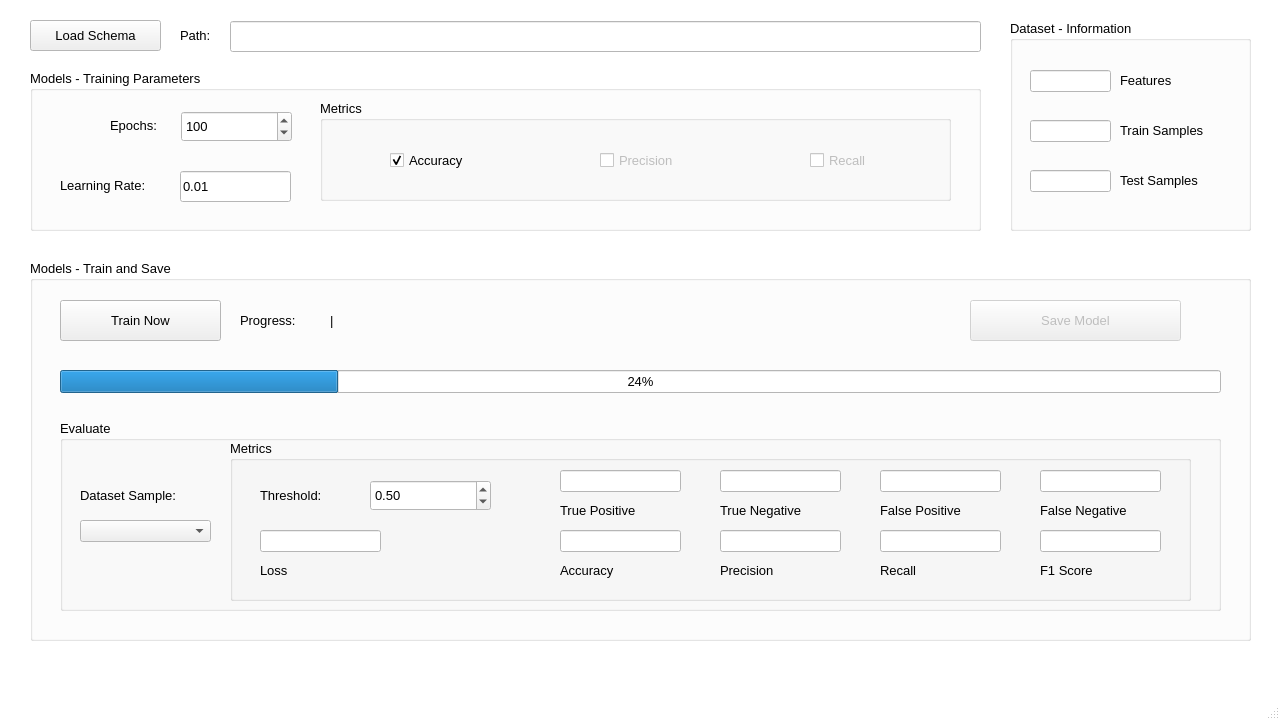
<?xml version="1.0" encoding="UTF-8"?>
<ui version="4.0">
 <class>ModelsWindow</class>
 <widget class="QMainWindow" name="RiskModelsWindow">
  <property name="geometry">
   <rect>
    <x>0</x>
    <y>0</y>
    <width>1280</width>
    <height>720</height>
   </rect>
  </property>
  <property name="minimumSize">
   <size>
    <width>1280</width>
    <height>720</height>
   </size>
  </property>
  <property name="maximumSize">
   <size>
    <width>1280</width>
    <height>720</height>
   </size>
  </property>
  <property name="palette">
   <palette>
    <active>
     <colorrole role="Base">
      <brush brushstyle="SolidPattern">
       <color alpha="255">
        <red>255</red>
        <green>255</green>
        <blue>255</blue>
       </color>
      </brush>
     </colorrole>
     <colorrole role="Window">
      <brush brushstyle="SolidPattern">
       <color alpha="255">
        <red>255</red>
        <green>255</green>
        <blue>255</blue>
       </color>
      </brush>
     </colorrole>
    </active>
    <inactive>
     <colorrole role="Base">
      <brush brushstyle="SolidPattern">
       <color alpha="255">
        <red>255</red>
        <green>255</green>
        <blue>255</blue>
       </color>
      </brush>
     </colorrole>
     <colorrole role="Window">
      <brush brushstyle="SolidPattern">
       <color alpha="255">
        <red>255</red>
        <green>255</green>
        <blue>255</blue>
       </color>
      </brush>
     </colorrole>
    </inactive>
    <disabled>
     <colorrole role="Base">
      <brush brushstyle="SolidPattern">
       <color alpha="255">
        <red>255</red>
        <green>255</green>
        <blue>255</blue>
       </color>
      </brush>
     </colorrole>
     <colorrole role="Window">
      <brush brushstyle="SolidPattern">
       <color alpha="255">
        <red>255</red>
        <green>255</green>
        <blue>255</blue>
       </color>
      </brush>
     </colorrole>
    </disabled>
   </palette>
  </property>
  <property name="font">
   <font>
    <pointsize>10</pointsize>
   </font>
  </property>
  <property name="windowTitle">
   <string>Models | Vinci ML Tool</string>
  </property>
  <property name="windowIcon">
   <iconset>
    <normalon>../res/ML4CYBER_Logo.png</normalon>
   </iconset>
  </property>
  <widget class="QPushButton" name="btn_LoadSchema">	
    <property name="geometry">	
     <rect>	
      <x>30</x>	
      <y>20</y>	
      <width>131</width>	
      <height>31</height>	
     </rect>	
    </property>	
    <property name="font">	
     <font>	
      <pointsize>10</pointsize>	
     </font>	
    </property>	
    <property name="text">	
     <string>Load Schema</string>	
    </property>	
   </widget>	
   <widget class="QLabel" name="label">	
    <property name="geometry">	
     <rect>	
      <x>180</x>	
      <y>20</y>	
      <width>51</width>	
      <height>31</height>	
     </rect>	
    </property>	
    <property name="font">	
     <font>	
      <pointsize>10</pointsize>	
     </font>	
    </property>	
    <property name="text">	
     <string>Path:</string>	
    </property>	
   </widget>	
   <widget class="QLineEdit" name="txtB_DatasetPath">	
    <property name="enabled">	
     <bool>true</bool>	
    </property>	
    <property name="geometry">	
     <rect>	
      <x>230</x>	
      <y>21</y>	
      <width>751</width>	
      <height>31</height>	
     </rect>	
    </property>	
    <property name="readOnly">	
     <bool>true</bool>	
    </property>	
   </widget>	
   <widget class="QGroupBox" name="groupBox">	
    <property name="geometry">	
     <rect>	
      <x>30</x>	
      <y>70</y>	
      <width>951</width>	
      <height>161</height>	
     </rect>	
    </property>	
    <property name="title">	
     <string>Models - Training Parameters</string>	
    </property>	
    <widget class="QLabel" name="label_2">	
     <property name="geometry">	
      <rect>	
       <x>80</x>	
       <y>40</y>	
       <width>61</width>	
       <height>31</height>	
      </rect>	
     </property>	
     <property name="text">	
      <string>Epochs:</string>	
     </property>	
    </widget>	
    <widget class="QLabel" name="label_4">	
     <property name="geometry">	
      <rect>	
       <x>30</x>	
       <y>100</y>	
       <width>111</width>	
       <height>31</height>	
      </rect>	
     </property>	
     <property name="font">	
      <font>	
       <pointsize>10</pointsize>	
      </font>	
     </property>	
     <property name="text">	
      <string>Learning Rate:</string>	
     </property>	
    </widget>	
    <widget class="QSpinBox" name="sBox_Epochs">	
     <property name="geometry">	
      <rect>	
       <x>151</x>	
       <y>41</y>	
       <width>111</width>	
       <height>31</height>	
      </rect>	
     </property>	
     <property name="maximum">	
      <number>10000000</number>	
     </property>	
     <property name="value">	
      <number>100</number>	
     </property>	
    </widget>	
    <widget class="QLineEdit" name="txtB_LearningRate">	
     <property name="geometry">	
      <rect>	
       <x>150</x>	
       <y>101</y>	
       <width>111</width>	
       <height>31</height>	
      </rect>	
     </property>	
     <property name="text">	
      <string>0.01</string>	
     </property>	
    </widget>	
    <widget class="QGroupBox" name="groupBox_4">	
     <property name="geometry">	
      <rect>	
       <x>290</x>	
       <y>30</y>	
       <width>631</width>	
       <height>101</height>	
      </rect>	
     </property>	
     <property name="title">	
      <string>Metrics</string>	
     </property>	
     <widget class="QCheckBox" name="cBox_MetricsAccuracy">	
      <property name="geometry">	
       <rect>	
        <x>70</x>	
        <y>50</y>	
        <width>101</width>	
        <height>20</height>	
       </rect>	
      </property>	
      <property name="text">	
       <string>Accuracy</string>	
      </property>	
      <property name="checked">	
       <bool>true</bool>	
      </property>	
     </widget>	
     <widget class="QCheckBox" name="cBox_MetricsPrecision">	
      <property name="enabled">	
       <bool>false</bool>	
      </property>	
      <property name="geometry">	
       <rect>	
        <x>280</x>	
        <y>50</y>	
        <width>101</width>	
        <height>20</height>	
       </rect>	
      </property>	
      <property name="text">	
       <string>Precision</string>	
      </property>	
     </widget>	
     <widget class="QCheckBox" name="cBox_MetricsRecall">	
      <property name="enabled">	
       <bool>false</bool>	
      </property>	
      <property name="geometry">	
       <rect>	
        <x>490</x>	
        <y>50</y>	
        <width>101</width>	
        <height>20</height>	
       </rect>	
      </property>	
      <property name="text">	
       <string>Recall</string>	
      </property>	
     </widget>	
    </widget>	
   </widget>	
   <widget class="QGroupBox" name="groupBox_3">	
    <property name="geometry">	
     <rect>	
      <x>1010</x>	
      <y>20</y>	
      <width>241</width>	
      <height>211</height>	
     </rect>	
    </property>	
    <property name="title">	
     <string>Dataset - Information</string>	
    </property>		
    <widget class="QLineEdit" name="txtB_InfoTestSamples">	
     <property name="enabled">	
      <bool>true</bool>	
     </property>	
     <property name="geometry">	
      <rect>	
       <x>20</x>	
       <y>150</y>	
       <width>81</width>	
       <height>22</height>	
      </rect>	
     </property>	
     <property name="readOnly">	
      <bool>true</bool>	
     </property>	
    </widget>	
    <widget class="QLabel" name="label_6">	
     <property name="geometry">	
      <rect>	
       <x>110</x>	
       <y>150</y>	
       <width>111</width>	
       <height>20</height>	
      </rect>	
     </property>	
     <property name="text">	
      <string>Test Samples</string>	
     </property>	
    </widget>	
    <widget class="QLineEdit" name="txtB_InfoFeatures">	
     <property name="enabled">	
      <bool>true</bool>	
     </property>	
     <property name="geometry">	
      <rect>	
       <x>20</x>	
       <y>50</y>	
       <width>81</width>	
       <height>22</height>	
      </rect>	
     </property>	
     <property name="text">	
      <string/>	
     </property>	
     <property name="readOnly">	
      <bool>true</bool>	
     </property>	
    </widget>	
    <widget class="QLabel" name="label_7">	
     <property name="geometry">	
      <rect>	
       <x>110</x>	
       <y>50</y>	
       <width>111</width>	
       <height>20</height>	
      </rect>	
     </property>	
     <property name="text">	
      <string>Features</string>	
     </property>	
    </widget>	
    <widget class="QLineEdit" name="txtB_InfoTrainSamples">	
     <property name="enabled">	
      <bool>true</bool>	
     </property>	
     <property name="geometry">	
      <rect>	
       <x>20</x>	
       <y>100</y>	
       <width>81</width>	
       <height>22</height>	
      </rect>	
     </property>	
     <property name="readOnly">	
      <bool>true</bool>	
     </property>	
    </widget>	
    <widget class="QLabel" name="label_8">	
     <property name="geometry">	
      <rect>	
       <x>110</x>	
       <y>100</y>	
       <width>111</width>	
       <height>20</height>	
      </rect>	
     </property>	
     <property name="text">	
      <string>Train Samples</string>	
     </property>	
    </widget>	
   </widget>

  <widget class="QWidget" name="centralwidget">
  <widget class="QGroupBox" name="groupBox_2">
   <property name="geometry">
     <rect>
      <x>30</x>
      <y>260</y>
      <width>1221</width>
      <height>381</height>
     </rect>
    </property>
    <property name="title">
     <string>Models - Train and Save</string>
    </property>
    <widget class="QPushButton" name="btn_TrainNow">
     <property name="geometry">
      <rect>
       <x>30</x>
       <y>40</y>
       <width>161</width>
       <height>41</height>
      </rect>
     </property>
     <property name="text">
      <string>Train Now</string>
     </property>
    </widget>
    <widget class="QProgressBar" name="pBar_TrainProgress">
     <property name="geometry">
      <rect>
       <x>30</x>
       <y>110</y>
       <width>1161</width>
       <height>23</height>
      </rect>
     </property>
     <property name="value">
      <number>24</number>
     </property>
    </widget>
    <widget class="QLabel" name="label_3">
     <property name="geometry">
      <rect>
       <x>210</x>
       <y>50</y>
       <width>81</width>
       <height>21</height>
      </rect>
     </property>
     <property name="text">
      <string>Progress:</string>
     </property>
    </widget>
    <widget class="QLabel" name="lbl_TrainProgress">
     <property name="geometry">
      <rect>
       <x>300</x>
       <y>50</y>
       <width>521</width>
       <height>21</height>
      </rect>
     </property>
     <property name="text">
      <string>|</string>
     </property>
    </widget>
    <widget class="QGroupBox" name="groupBox_5">
     <property name="geometry">
      <rect>
       <x>30</x>
       <y>160</y>
       <width>1161</width>
       <height>191</height>
      </rect>
     </property>
     <property name="title">
      <string>Evaluate</string>
     </property>
     <widget class="QLabel" name="label_9">
      <property name="geometry">
       <rect>
        <x>20</x>
        <y>60</y>
        <width>131</width>
        <height>31</height>
       </rect>
      </property>
      <property name="text">
       <string>Dataset Sample:</string>
      </property>
     </widget>
     <widget class="QGroupBox" name="groupBox_6">
      <property name="geometry">
       <rect>
        <x>170</x>
        <y>20</y>
        <width>961</width>
        <height>161</height>
       </rect>
      </property>
      <property name="title">
       <string>Metrics</string>
      </property>
      <widget class="QLineEdit" name="txtB_EvalMetricsAccuracy">
       <property name="enabled">
        <bool>true</bool>
       </property>
       <property name="geometry">
        <rect>
         <x>330</x>
         <y>90</y>
         <width>121</width>
         <height>22</height>
        </rect>
       </property>
       <property name="text">
        <string/>
       </property>
       <property name="readOnly">
        <bool>true</bool>
       </property>
      </widget>
      <widget class="QLabel" name="label_10">
       <property name="geometry">
        <rect>
         <x>330</x>
         <y>120</y>
         <width>121</width>
         <height>21</height>
        </rect>
       </property>
       <property name="text">
        <string>Accuracy</string>
       </property>
      </widget>
      <widget class="QLabel" name="label_11">
       <property name="geometry">
        <rect>
         <x>490</x>
         <y>120</y>
         <width>121</width>
         <height>21</height>
        </rect>
       </property>
       <property name="text">
        <string>Precision</string>
       </property>
      </widget>
      <widget class="QLineEdit" name="txtB_EvalMetricsPrecision">
       <property name="enabled">
        <bool>true</bool>
       </property>
       <property name="geometry">
        <rect>
         <x>490</x>
         <y>90</y>
         <width>121</width>
         <height>22</height>
        </rect>
       </property>
       <property name="text">
        <string/>
       </property>
       <property name="readOnly">
        <bool>true</bool>
       </property>
      </widget>
      <widget class="QLabel" name="label_12">
       <property name="geometry">
        <rect>
         <x>650</x>
         <y>120</y>
         <width>121</width>
         <height>21</height>
        </rect>
       </property>
       <property name="text">
        <string>Recall</string>
       </property>
      </widget>
      <widget class="QLineEdit" name="txtB_EvalMetricsRecall">
       <property name="enabled">
        <bool>true</bool>
       </property>
       <property name="geometry">
        <rect>
         <x>650</x>
         <y>90</y>
         <width>121</width>
         <height>22</height>
        </rect>
       </property>
       <property name="text">
        <string/>
       </property>
       <property name="readOnly">
        <bool>true</bool>
       </property>
      </widget>
      <widget class="QLabel" name="label_14">
       <property name="geometry">
        <rect>
         <x>330</x>
         <y>60</y>
         <width>121</width>
         <height>21</height>
        </rect>
       </property>
       <property name="text">
        <string>True Positive</string>
       </property>
      </widget>
      <widget class="QLineEdit" name="txtB_EvalMetricsTP">
       <property name="enabled">
        <bool>true</bool>
       </property>
       <property name="geometry">
        <rect>
         <x>330</x>
         <y>30</y>
         <width>121</width>
         <height>22</height>
        </rect>
       </property>
       <property name="text">
        <string/>
       </property>
      </widget>
      <widget class="QLineEdit" name="txtB_EvalMetricsTN">
       <property name="enabled">
        <bool>true</bool>
       </property>
       <property name="geometry">
        <rect>
         <x>490</x>
         <y>30</y>
         <width>121</width>
         <height>22</height>
        </rect>
       </property>
       <property name="text">
        <string/>
       </property>
       <property name="readOnly">
        <bool>true</bool>
       </property>
      </widget>
      <widget class="QLabel" name="label_15">
       <property name="geometry">
        <rect>
         <x>490</x>
         <y>60</y>
         <width>121</width>
         <height>21</height>
        </rect>
       </property>
       <property name="text">
        <string>True Negative</string>
       </property>
      </widget>
      <widget class="QLineEdit" name="txtB_EvalMetricsFP">
       <property name="enabled">
        <bool>true</bool>
       </property>
       <property name="geometry">
        <rect>
         <x>650</x>
         <y>30</y>
         <width>121</width>
         <height>22</height>
        </rect>
       </property>
       <property name="text">
        <string/>
       </property>
       <property name="readOnly">
        <bool>true</bool>
       </property>
      </widget>
      <widget class="QLabel" name="label_16">
       <property name="geometry">
        <rect>
         <x>650</x>
         <y>60</y>
         <width>121</width>
         <height>21</height>
        </rect>
       </property>
       <property name="text">
        <string>False Positive</string>
       </property>
      </widget>
      <widget class="QLabel" name="label_17">
       <property name="geometry">
        <rect>
         <x>810</x>
         <y>60</y>
         <width>121</width>
         <height>21</height>
        </rect>
       </property>
       <property name="text">
        <string>False Negative</string>
       </property>
      </widget>
      <widget class="QLineEdit" name="txtB_EvalMetricsFN">
       <property name="enabled">
        <bool>true</bool>
       </property>
       <property name="geometry">
        <rect>
         <x>810</x>
         <y>30</y>
         <width>121</width>
         <height>22</height>
        </rect>
       </property>
       <property name="text">
        <string/>
       </property>
       <property name="readOnly">
        <bool>true</bool>
       </property>
      </widget>
      <widget class="QLineEdit" name="txtB_EvalMetricsF1">
       <property name="enabled">
        <bool>true</bool>
       </property>
       <property name="geometry">
        <rect>
         <x>810</x>
         <y>90</y>
         <width>121</width>
         <height>22</height>
        </rect>
       </property>
       <property name="text">
        <string/>
       </property>
       <property name="readOnly">
        <bool>true</bool>
       </property>
      </widget>
      <widget class="QLabel" name="label_18">
       <property name="geometry">
        <rect>
         <x>810</x>
         <y>120</y>
         <width>121</width>
         <height>21</height>
        </rect>
       </property>
       <property name="text">
        <string>F1 Score</string>
       </property>
      </widget>
      <widget class="QLineEdit" name="txtB_EvalMetricsLoss">
       <property name="enabled">
        <bool>true</bool>
       </property>
       <property name="geometry">
        <rect>
         <x>30</x>
         <y>90</y>
         <width>121</width>
         <height>22</height>
        </rect>
       </property>
       <property name="text">
        <string/>
       </property>
       <property name="readOnly">
        <bool>true</bool>
       </property>
      </widget>
      <widget class="QLabel" name="label_13">
       <property name="geometry">
        <rect>
         <x>30</x>
         <y>120</y>
         <width>91</width>
         <height>21</height>
        </rect>
       </property>
       <property name="text">
        <string>Loss</string>
       </property>
      </widget>
      <widget class="QLabel" name="label_19">
       <property name="geometry">
        <rect>
         <x>30</x>
         <y>40</y>
         <width>191</width>
         <height>31</height>
        </rect>
       </property>
       <property name="text">
        <string>Threshold:</string>
       </property>
      </widget>
      <widget class="QDoubleSpinBox" name="dsBox_Threshold">
       <property name="geometry">
        <rect>
         <x>140</x>
         <y>40</y>
         <width>121</width>
         <height>31</height>
        </rect>
       </property>
       <property name="decimals">
        <number>2</number>
       </property>
       <property name="maximum">
        <double>1.000000000000000</double>
       </property>
       <property name="singleStep">
        <double>0.100000000000000</double>
       </property>
       <property name="value">
        <double>0.500000000000000</double>
       </property>
      </widget>
     </widget>
     <widget class="QComboBox" name="cBox_EvaluateDataset">
      <property name="geometry">
       <rect>
        <x>20</x>
        <y>100</y>
        <width>131</width>
        <height>22</height>
       </rect>
      </property>
     </widget>
    </widget>
    <widget class="QPushButton" name="btn_SaveModel">
     <property name="enabled">
      <bool>false</bool>
     </property>
     <property name="geometry">
      <rect>
       <x>940</x>
       <y>40</y>
       <width>211</width>
       <height>41</height>
      </rect>
     </property>
     <property name="text">
      <string>Save Model</string>
     </property>
    </widget>
  </widget>
  </widget>
  <widget class="QMenuBar" name="menubar">
   <property name="geometry">
    <rect>
     <x>0</x>
     <y>0</y>
     <width>1280</width>
     <height>21</height>
    </rect>
   </property>
  </widget>
  <widget class="QStatusBar" name="statusbar"/>
 </widget>
 <resources>
  <include location="../res/menu_res.qrc"/>
 </resources>
 <connections/>
</ui>
